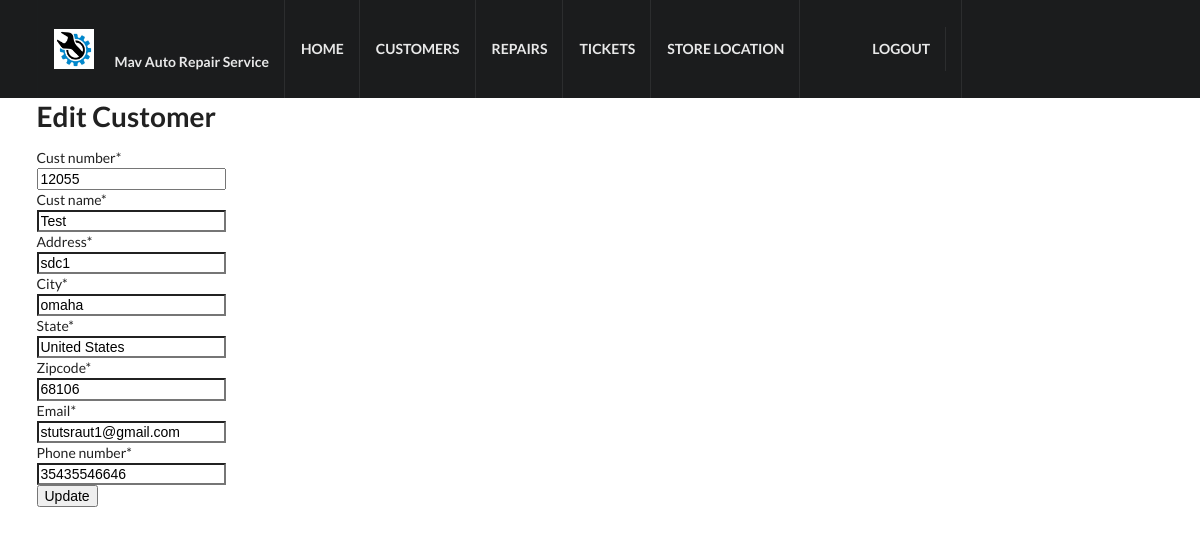
The page /customer/1/edit/ (signed in) on the database its author committed.
### crm/models.py (models this page shows, shortened)
class Customer(models.Model):
    cust_name = models.CharField(max_length=50)
    cust_number = models.IntegerField(blank=False, null=False)
    address = models.CharField(max_length=200)
    city = models.CharField(max_length=50)
    state = models.CharField(max_length=50)
    zipcode = models.CharField(max_length=10)
    phone_number = models.CharField(max_length=50)
    email = models.EmailField(max_length=100)
    created_date = models.DateTimeField(
        default=timezone.now)
    updated_date = models.DateTimeField(auto_now_add=True)

### crm/views.py (the view)
# urls.py: path('customer/<int:pk>/edit/', views.customer_edit, name='customer_edit'),
@login_required
def customer_edit(request, pk):
   customer = get_object_or_404(Customer, pk=pk)
   if request.method == "POST":
       form = CustomerForm(request.POST, instance=customer)
       if form.is_valid():
           customer = form.save(commit=False)
           customer.updated_date = timezone.now()
           customer.save()
           customer = Customer.objects.filter(created_date__lte=timezone.now())
           return render(request, 'crm/customer_list.html',
                         {'customers': customer})
   else:
       form = CustomerForm(instance=customer)
   return render(request, 'crm/customer_edit.html', {'form': form})

### crm/forms.py
class CustomerForm(forms.ModelForm):
    class Meta:
        model = Customer
        fields = ('cust_number', 'cust_name', 'address', 'city', 'state', 'zipcode', 'email', 'phone_number',)

### crm/templates/crm/customer_edit.html
{% extends 'crm/base.html' %}
{% load crispy_forms_tags %}
{% block content %}
     <div class="ui main container">
    <h1>Edit Customer</h1>
    <form method="POST" class="customer-form">{% csrf_token %}
         {{ form|crispy }}
        <button type="submit" class="save btn btn-default">Update</button>
    </form>
     </div>
{% endblock %}

### crm/static/css/base.css (style rules this page uses)
body { margin:0; padding:0; font-family:helvetica, sans-serif; }
h1, h2, h3, h4, h5 , h6 { font-family: 'Ubuntu', sans-serif; font-weight:normal; }

### crm/static/semantic/components/site.css (style rules this page uses)
html, body { height: 100%; }
html { font-size: 14px; }
body { margin: 0px; padding: 0px; overflow-x: hidden; min-width: 320px; background: #FFFFFF; font-family: 'Lato', 'Helvetica Neue', Arial, Helvetica, sans-serif; font-size: 14px; line-height: 1.4285em; color: rgba(0, 0, 0, 0.87); font-smoothing: antialiased; }
h1, h2, h3, h4, h5 { font-family: 'Lato', 'Helvetica Neue', Arial, Helvetica, sans-serif; line-height: 1.28571429em; margin: calc(2rem - 0.14285714em ) 0em 1rem; font-weight: bold; padding: 0em; }
h1 { min-height: 1rem; font-size: 2rem; }
h1:first-child, h2:first-child, h3:first-child, h4:first-child, h5:first-child { margin-top: 0em; }

### crm/static/semantic/components/container.css (style rules this page uses)
.ui.container { display: block; max-width: 100% !important; }
@media only screen and (min-width: 1200px) { .ui.container { width: 1127px; margin-left: auto !important; margin-right: auto !important; } }

### crm/templates/crm/base.html (style rules this page uses)
body { background-color: #FFFFFF; height: auto; }
.main.container { margin-top: 7em; }

### rows shown on the page
Customer: cust_number "12055", cust_name "Test", address "sdc1", city "omaha", state "United States", zipcode "68106", email "stutsraut1@gmail.com", phone_number "35435546646"
